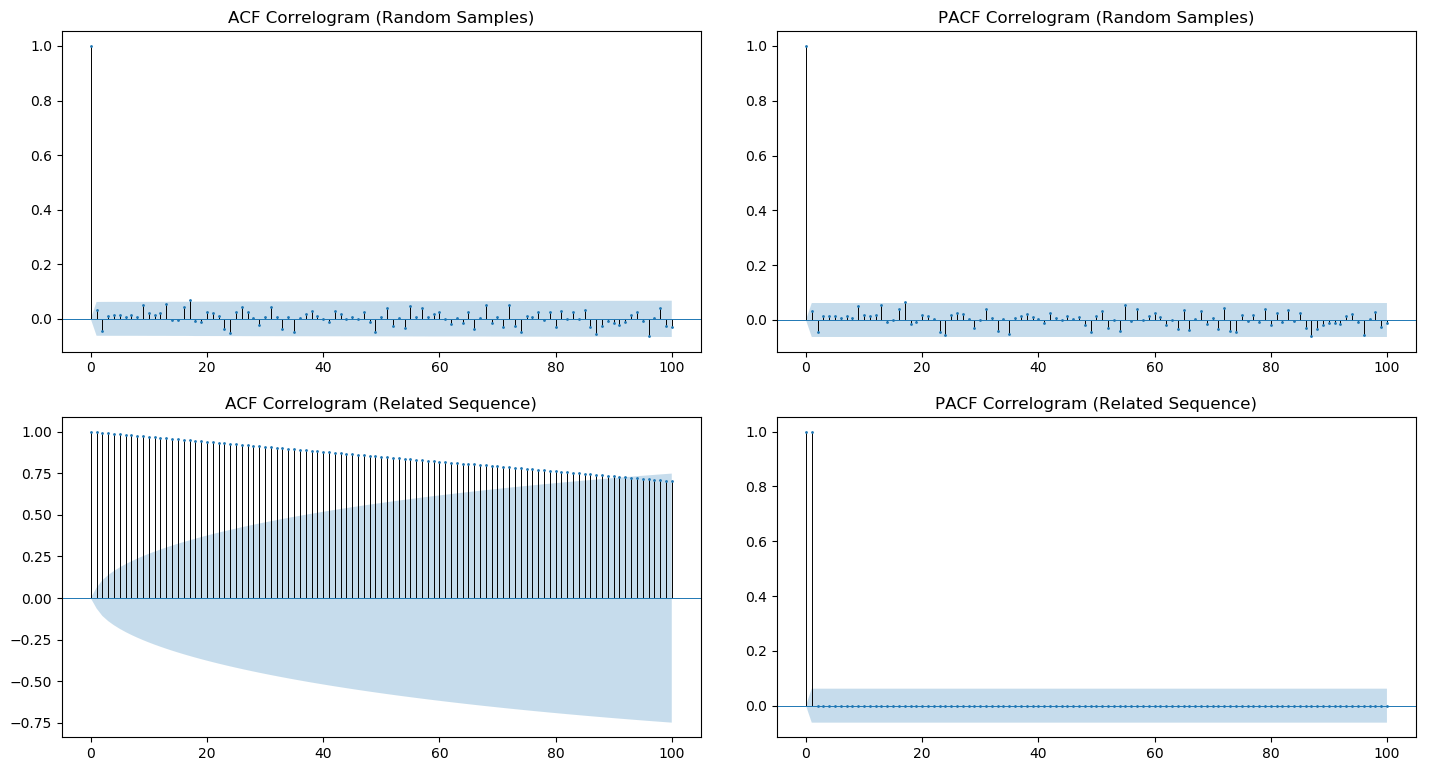

Source code (Python):
#!/usr/local/bin/python
# -*- coding: utf-8 -*-

"""
Created on  : Thu Aug  2 23:23:58 2018
@author     : Sourabh
"""

# %%

import numpy as np
import pandas as pd
import matplotlib.pyplot as plt
from tsaplots import plot_acf
from tsaplots import plot_pacf

sample_size = 1000
lag_size = 100
white_gaussian_noise = np.random.normal(loc = 0, scale = 1, size = sample_size)
non_random_numbers = np.array(range(1, sample_size + 1))

rand_samples = pd.Series(white_gaussian_noise)
related_sequence = pd.Series(non_random_numbers)

#plt.plot(
#        rand_samples,
#        color = 'blue',
#        lineWidth = 0.7,
#        label = 'Random Samples'
#        )

#plt.plot(
#        related_sequence,
#        color = 'orange',
#        lineWidth = 0.7,
#        label='Related Sequence'
#        )

figure, axes = plt.subplots(2, 2)
figure.tight_layout()

plot_acf(
        x = rand_samples,
        ax = axes[0][0],
        lags = lag_size,
        title = 'ACF Correlogram (Random Samples)'
        )

plot_pacf(
        x = rand_samples,
        ax = axes[0][1],
        lags = lag_size,
        title = 'PACF Correlogram (Random Samples)'
        )

plot_acf(
        x = related_sequence,
        ax = axes[1][0],
        lags = lag_size,
        title = 'ACF Correlogram (Related Sequence)'
        ) 

plot_pacf(
        x = related_sequence,
        ax = axes[1][1],
        lags = lag_size,
        title = 'PACF Correlogram (Related Sequence)'
        )

plt.show()
